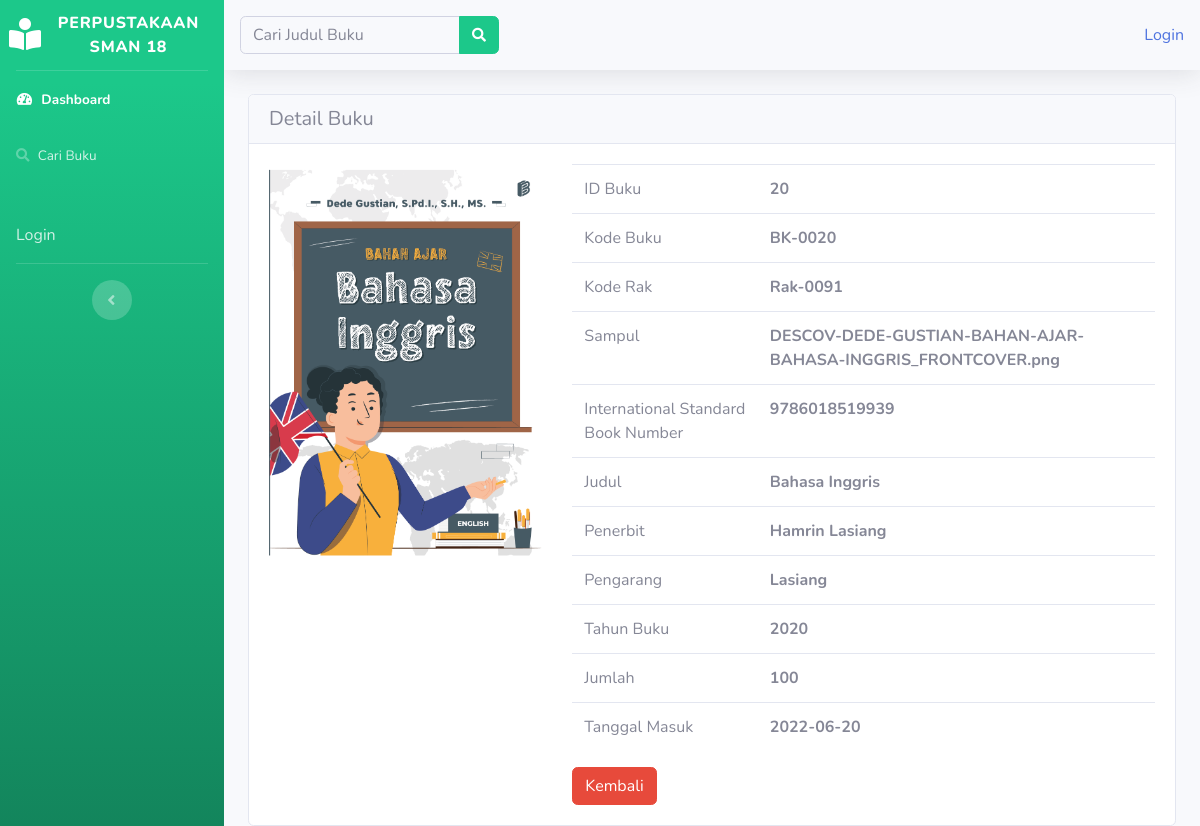
Page /user/data_buku/detail_buku/20 on the committed database.
### tables this page shows
CREATE TABLE `buku` (
  `id_buku` int(11) NOT NULL,
  `kode_buku` varchar(15) NOT NULL,
  `kode_rak` varchar(10) NOT NULL,
  `sampul` varchar(255) NOT NULL,
  `isbn` varchar(255) NOT NULL,
  `title` varchar(255) NOT NULL,
  `penerbit` varchar(255) NOT NULL,
  `pengarang` varchar(255) NOT NULL,
  `thn_buku` varchar(4) NOT NULL,
  `jml` varchar(255) NOT NULL,
  `tgl_masuk` date NOT NULL
);

### application/controllers/user/data_buku.php (called while the page is built, shortened)
 <?php
	class Data_buku extends CI_Controller{
		public function detail_buku($id)
		{
			$data['detail'] = $this->perpus_model->ambil_id_buku($id);
			$this->load->view('templates_user/header');
			$this->load->view('templates_user/sidebar');
			$this->load->view('user/detail_buku',$data);
			$this->load->view('templates_user/footer');
		}
	}
?>

### index.php (called while the page is built, shortened)
<?php
require_once BASEPATH.'core/CodeIgniter.php';

### application/models/perpus_model.php (called while the page is built, shortened)
<?php
class Perpus_model extends CI_model
{
	public function ambil_id_buku($id)
	{
		$hasil = $this->db->where('id_buku', $id)->get('buku');
		if ($hasil->num_rows() > 0) {
			return $hasil->result();
		} else {
			return false;
		}
	}
}

### application/views/user/detail_buku.php (the view)
<div class="container-fluid">
	<div class="card">
		<h5 class="card-header">Detail Buku</h5>
		<div class="card-body">
			<?php foreach($detail as $bk) :?>
			<div class="row">
				<div class="col-md-4">
					<img src="<?php echo base_url(). '/uploads/'. $bk->sampul ?>" class="card-img-top">
				</div>
				<div class="col-md-8">
					<table class="table">
						<tr>
							<td>ID Buku</td>
							<td><strong><?php echo $bk->id_buku ?></strong></td>
						</tr>
						<tr>
							<td>Kode Buku</td>
							<td><strong>BK-0<?php echo $bk->kode_buku?></strong></td>
						</tr>
						<tr>
							<td>Kode Rak</td>
							<td><strong>Rak-0<?php echo $bk->kode_rak ?></strong></td>
						</tr>
						<tr>
							<td>Sampul</td>
							<td><strong><?php echo $bk->sampul ?></strong></td>
						</tr>
						<tr>
							<td>International Standard Book Number</td>
							<td><strong><?php echo $bk->isbn ?></strong></td>
						</tr>
						<tr>
							<td>Judul</td>
							<td><strong><?php echo $bk->title ?></strong></td>
						</tr>
						<tr>
							<td>Penerbit</td>
							<td><strong><?php echo $bk->penerbit ?></strong></td>
						</tr>
						<tr>
							<td>Pengarang</td>
							<td><strong><?php echo $bk->pengarang ?></strong></td>
						</tr>
						<tr>
							<td>Tahun Buku</td>
							<td><strong><?php echo $bk->thn_buku ?></strong></td>
						</tr>
						<tr>
							<td>Jumlah</td>
							<td><strong><?php echo $bk->jml ?></strong></td>
						</tr>
						<tr>
							<td>Tanggal Masuk</td>
							<td><strong><?php echo $bk->tgl_masuk ?></strong></td>
						</tr>
					</table>
					<?php echo anchor('user/data_buku' , '<div class="btn btn_sm btn-danger">Kembali</div>') ?>
				</div>
			</div>
		<?php endforeach; ?>
		</div>
	</div>
</div>

### rows in the picture
buku: sampul (picture), id_buku "20", kode_buku "020", kode_rak "091", sampul "DESCOV-DEDE-GUSTIAN-BAHAN-AJAR-BAHASA-INGGRIS_FRONTCOVER.png", isbn "9786018519939", title "Bahasa Inggris", penerbit "Hamrin Lasiang", pengarang "Lasiang", thn_buku "2020", jml "100", tgl_masuk "2022-06-20"

### other values in the picture
anchor('auth/login', 'Login') "Login"
